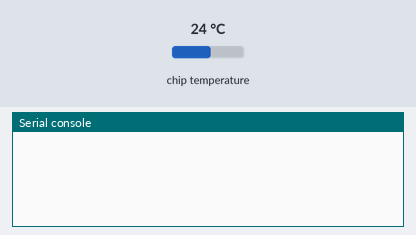
The program below on a simulated Raspberry Pi Pico running MicroPython. Parts: the last lines printed to the serial console. Inputs (shaded band) come from the test bench; at power-on: chip temperature 24 °C. WiFi joins after 1.5 s; no MQTT or app messages arrive unless stated; deep sleep restarts the program when it ends.

Above: at 1.2 s.
1.3 s: chip temperature set to 1 °C
At 4.0 s:
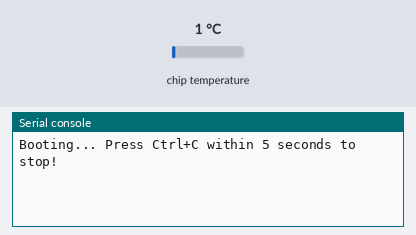
16.5 s: chip temperature set to 11 °C
At 30.7 s:
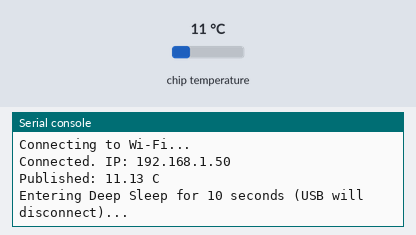

The program:

main_mqtt_sleep.py
```python
import network
import time
import machine
import sys
from umqtt.simple import MQTTClient

# --- SAFETY DELAY ---
# Wait for USB to become ready (optional, but helps)
time.sleep(3)

# This 5-second pause allows you to stop the script in Thonny
# if you need to edit the code. Otherwise, you might get locked out
# because the device sleeps (and kills USB) immediately after boot.
print("Booting... Press Ctrl+C within 5 seconds to stop!")
time.sleep(5)

# --- Configuration ---
SSID = "Pixel_OF13"
PASSWORD = "mynameisjeff"
MQTT_BROKER = "broker.hivemq.com"
MQTT_PORT = 1883
MQTT_CLIENT_ID = "pico_2_w_dormant_logger"
MQTT_TOPIC = b"test/topic/pico"

# --- Sensor Setup ---
sensor_temp = machine.ADC(4)
conversion_factor = 3.3 / 65535

def read_temperature():
    reading = sensor_temp.read_u16()
    voltage = reading * conversion_factor
    return 27 - (voltage - 0.706) / 0.001721

def connect_wifi():
    wlan = network.WLAN(network.STA_IF)
    wlan.active(True)
    wlan.connect(SSID, PASSWORD)

    max_wait = 20
    print("Connecting to Wi-Fi...", end="")
    while max_wait > 0:
        if wlan.status() < 0 or wlan.status() >= 3:
            break
        max_wait -= 1
        print(".", end="")
        time.sleep(1)

    if wlan.status() != 3:
        print("\nWi-Fi Failed. Sleeping...")
        go_to_sleep()

    print(f"\nConnected. IP: {wlan.ifconfig()[0]}")

def go_to_sleep():
    print("Entering Deep Sleep for 10 seconds (USB will disconnect)...")
    # Small delay to ensure print message gets out before USB dies
    time.sleep(0.1)
    machine.deepsleep(10000)

# --- Main Execution ---
try:
    # Print reset cause for debugging (using raw value since constant is missing)
    # 1=PWRON, 3=WDT, etc. (varies by port)
    rc = machine.reset_cause()
    print(f"Reset Cause: {rc}")

    connect_wifi()

    client = MQTTClient(MQTT_CLIENT_ID, MQTT_BROKER, port=MQTT_PORT)
    client.connect()

    temp = read_temperature()
    msg = f"{temp:.2f}"

    client.publish(MQTT_TOPIC, msg)
    print(f"Published: {msg} C")

    client.disconnect()
    time.sleep(0.5)

    go_to_sleep()

except Exception as e:
    print(f"Error occurred: {e}")
    time.sleep(1)
    go_to_sleep()
```

Measured:
- after the input at 16.5 s, the serial console: prints a new line after 12.7 s (image 2)
